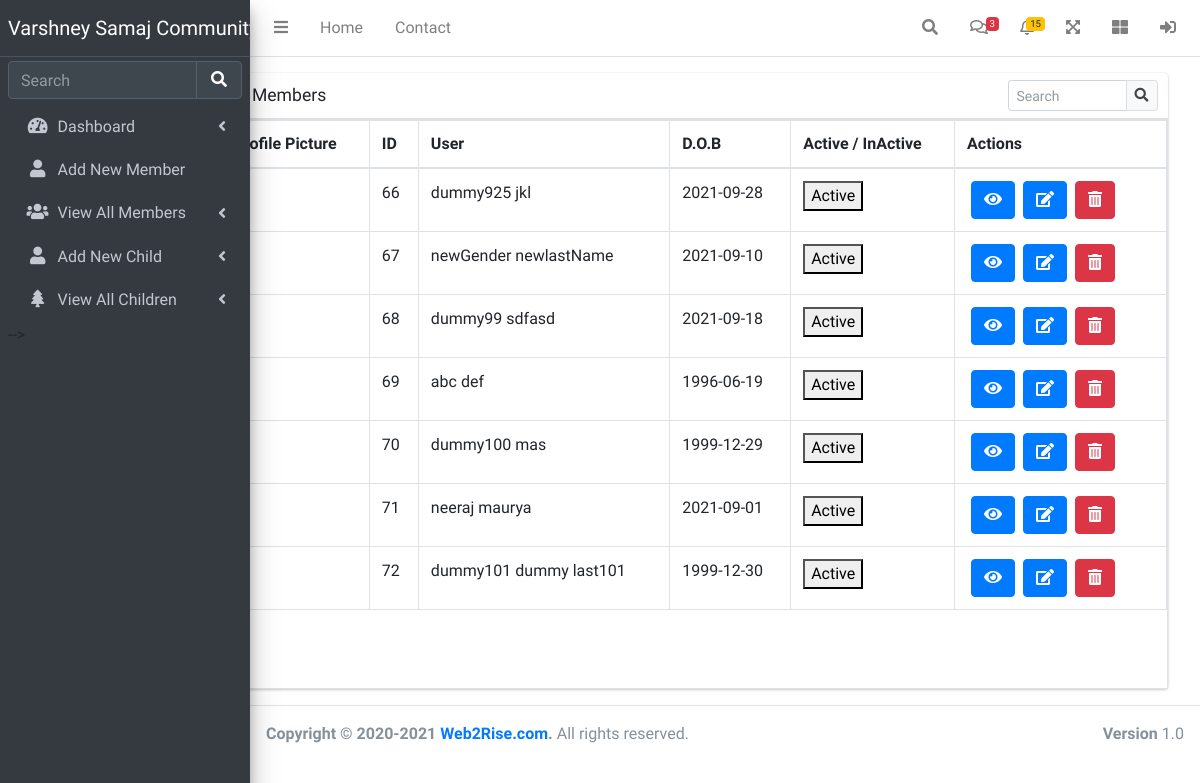
The page /server/member_table.php (signed in) on the database as committed earlier.
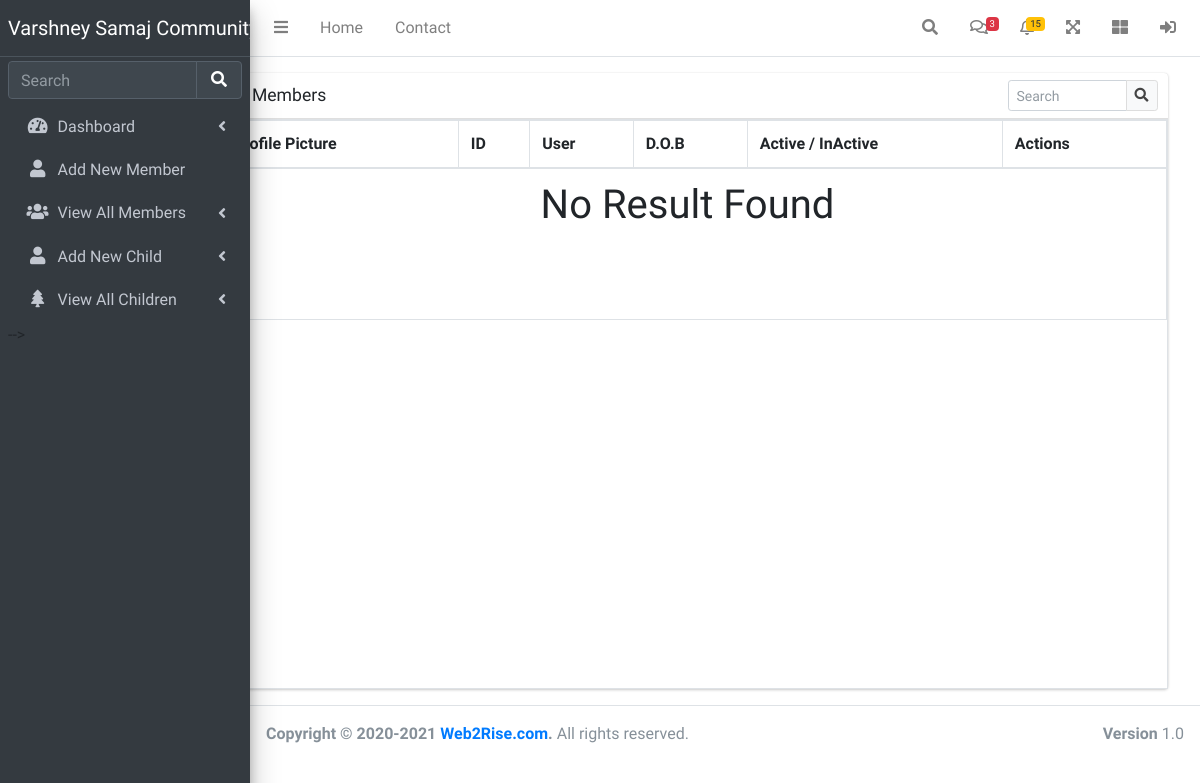
The same page on the database as committed later.
### tables this page shows
CREATE TABLE `members` (
  `id` int(11) NOT NULL,
  `firstName` varchar(20) NOT NULL,
  `lastname` varchar(20) NOT NULL,
  `mobileNo` int(30) NOT NULL,
  `email` varchar(30) NOT NULL,
  `dob` date NOT NULL,
  `gender` varchar(10) NOT NULL,
  `state` varchar(15) NOT NULL,
  `city` varchar(15) NOT NULL,
  `address` varchar(255) NOT NULL,
  `password` varchar(20) NOT NULL,
  `fatherName` varchar(20) NOT NULL,
  `motherName` varchar(20) NOT NULL,
  `lifeMemberNo` int(12) NOT NULL,
  `recieptNo` int(12) NOT NULL,
  `profilepic` varchar(255) NOT NULL,
  `status` int(10) NOT NULL DEFAULT 0,
  `isLifeMember` int(10) NOT NULL DEFAULT 0,
  `pincode` int(6) NOT NULL
);

### server/member_table.php (the view, shortened to what this page needs)
<?php
include "../db/conn.php";
include "../includes/header.php";
include "../includes/sidebar.php";
?>
<div class="container-fluid">
<div class="row">
    <div class="col-md-2"></div>
    <div class="col-md-10">
        <div class="card mt-3" style="width: 80vw;">
            <div class="card-header">
                <h3 class="card-title">All Members</h3>
                <div class="card-tools">
                    <div class="input-group input-group-sm" style="width: 150px;">
                        <input type="text" name="table_search" class="form-control float-right" placeholder="Search">
                        <div class="input-group-append">
                            <button type="submit" class="btn btn-default">
                                <i class="fas fa-search"></i>
                            </button>
                        </div>
                    </div>
                </div>
            </div>
            <div class="card-body table-bordered table-responsive p-0"style="min-height: 570px;" >
                <table class="table table-head-fixed text-nowrap" style="min-height: 200px;">
                    <thead>
                        <tr>
                            <th>Profile Picture</th>
                            <th>ID</th>
                            <th>User</th>
                            <th>D.O.B</th>
                            <th>Active / InActive</th>
                            <th>Actions</th>
                        </tr>
                    </thead>
                    <tbody>
                        <?php
                         if(isset($_GET['filter']) && $_GET['filter']=='lifemember'){
                            $sql = "SELECT * FROM members WHERE isLifeMember='1'";
                        }else{
                            $sql = "SELECT * FROM members";
                        }
                        $result = mysqli_query($conn,$sql);
                        if (mysqli_num_rows($result) > 0) {
                            while ($row = mysqli_fetch_assoc($result)) {
                                    ?>
                                <tr>
                                    <td><img src="../process/uploads/<?=$row['profilepic']?>" style="width:45px;"></td>
                                    <td><?=$row["id"]?></td>
                                    <td><?=$row["firstName"]." ".$row["lastname"];?></td>
                                    <td><?=$row["dob"]?></td>
                                    <td><button type="submit">Active</button></td>
                                    <td>
                                        <button class="btn btn-primary ml-1" data-toggle="modal" data-target="#example" onclick="fetchData(<?=$row['id'] ?>)">
                                            <i class="fas fa-eye"></i>
                                        </button>
                                        <?php if(isset($_SESSION['login']) && $_SESSION['user']=='admin'){ ?>
                                        <a href="../server/updateMember_form.php?id=<?=$row['id']?> "><button class="btn btn-primary ml-1" data-toggle="modal" data-target="#example"><i class="fas fa-edit"></i></button></a>
                                        <a href="../process/deleteMember.php?id=<?=$row['id']?>" onclick="return confirm('Are you sure?')"><button type="submit" class="btn btn-danger ml-1" id="delete"><i class="fas fa-trash-alt"></i></button></a>
                                        <?php }?>
                                    </td>
                                </tr>
                                <?php
                                    }
                                } else {
                                    echo '<tr><td colspan="6    " class="text-center"><h1>No Result Found</td></h1></tr>';
                                } ?>
                    </tbody>
                </table>
            </div>
        </div>
    </div>
    </div>
</div>
<?php
include "../includes/footer.php";
?>

### includes/header.php (shortened to what this page needs)
<!DOCTYPE html>
<html lang="en">
<head>
    <link rel="stylesheet" href="https://cdnjs.cloudflare.com/ajax/libs/font-awesome/5.15.4/css/all.min.css" />
    <link rel="stylesheet" href="../assets/style/adminlte.min.css">
</head>
<body class="hold-transition sidebar-mini">
<div class="wrapper">
  <nav class="main-header navbar navbar-expand navbar-white navbar-light">
    <ul class="navbar-nav">
      <li class="nav-item">
        <a class="nav-link" data-widget="pushmenu" href="#" role="button"><i class="fas fa-bars"></i></a>
      </li>
      <li class="nav-item d-none d-sm-inline-block">
        <a href="../../index3.html" class="nav-link">Home</a>
      </li>
      <li class="nav-item d-none d-sm-inline-block">
        <a href="#" class="nav-link">Contact</a>
      </li>
    </ul>
    <ul class="navbar-nav ml-auto">
      <li class="nav-item">
        <a class="nav-link" data-widget="navbar-search" href="#" role="button">
          <i class="fas fa-search"></i>
        </a>
      </li>
      <li class="nav-item dropdown">
        <a class="nav-link" data-toggle="dropdown" href="#">
          <i class="far fa-comments"></i>
          <span class="badge badge-danger navbar-badge">3</span>
        </a>
      </li>
      <li class="nav-item dropdown">
        <a class="nav-link" data-toggle="dropdown" href="#">
          <span class="badge badge-warning navbar-badge">15</span>
        </a>
      </li>
      <li class="nav-item">
        <a class="nav-link" data-widget="fullscreen" href="#" role="button">
          <i class="fas fa-expand-arrows-alt"></i>
        </a>
      </li>
      <li class="nav-item">
        <a class="nav-link" data-widget="control-sidebar" data-slide="true" href="#" role="button">
          <i class="fas fa-th-large"></i>
        </a>
      </li>
      <li class="nav-item">
        <a class="nav-link" data-widget="control-sidebar" data-slide="true" href="../process/logout.php" role="button">
          <i class="fas fa-sign-in-alt" title="logout" alt="logout"></i>
        </a>
      </li>
    </ul>
  </nav>

### includes/sidebar.php
<aside class="main-sidebar sidebar-dark-primary elevation-4" style="height: 100vh;">
    <a href="../server/dashboard.php" class="brand-link">
      <span class="brand-text font-weight">Varshney Samaj Community</span>
    </a>
    <div class="sidebar" style="height: 80vh;">
      <div class="form-inline mt-1">
        <div class="input-group " data-widget="sidebar-search">
          <input class="form-control form-control-sidebar" type="search" placeholder="Search" aria-label="Search">
          <div class="input-group-append">
            <button class="btn btn-sidebar">
              <i class="fas fa-search fa-fw"></i>
            </button>
          </div>
        </div>
      </div>
      <nav class="mt-2">
        <ul class="nav nav-pills nav-sidebar flex-column" data-widget="treeview" role="menu" data-accordion="false">
          <li class="nav-item">
            <a href="../server/dashboard.php" class="nav-link">
              <i class="nav-icon fas fa-tachometer-alt"></i>
              <p>
                Dashboard
                <i class="right fas fa-angle-left"></i>
              </p>
            </a>
          </li>
          <?php if(isset($_SESSION['login']) && $_SESSION['user']=='admin'){ ?>
          <li class="nav-item">
            <a href="../server/member_form.php" class="nav-link">
              <i class="nav-icon fas fa-user"></i>
              <p>
                Add New Member
              </p>
            </a>
          </li>
          <?php } ?>
          <li class="nav-item">
            <a href="../server/member_table.php" class="nav-link">
              <i class="nav-icon fas fa-users"></i>
              <p>
                View All Members
                <i class="right fas fa-angle-left"></i>
              </p>
            </a>
          </li>
          <li class="nav-item">
            <a href="../server/child_new.php" class="nav-link">
              <i class="nav-icon fas fa-user"></i>
              <p>
                Add New Child
                <i class="fas fa-angle-left right"></i>
              </p>
            </a>
          </li>
          <li class="nav-item">
            <a href="../server/childTables.php" class="nav-link">
              <i class="nav-icon fas fa-tree"></i>
              <p>
                View All Children
                <i class="fas fa-angle-left right"></i>
              </p>
            </a>
          </li>
        </ul> -->
      </nav>
    </div>
  </aside>

### includes/footer.php (shortened to what this page needs)
<footer class="main-footer" style="height:6.2vh;" >
    <div class="float-right d-none d-sm-block">
      <b>Version</b> 1.0
    </div>
    <strong>Copyright &copy; 2020-<?=date('Y')?> <a href="https://web2rise.com">Web2Rise.com</a>.</strong> All rights reserved.
  </footer>
</body>
</html>

Rows that differ between the two databases and show on the page:
removed members: id "66", firstName "dummy925", lastname "jkl", dob "2021-09-28"
removed members: id "67", firstName "newGender", lastname "newlastName", dob "2021-09-10"
removed members: id "68", firstName "dummy99", lastname "sdfasd", dob "2021-09-18"
removed members: id "69", firstName "abc", lastname "def", dob "1996-06-19"
removed members: id "70", firstName "dummy100", lastname "mas", dob "1999-12-29"
removed members: id "71", firstName "neeraj", lastname "maurya", dob "2021-09-01"
removed members: id "72", firstName "dummy101", lastname "dummy last101", dob "1999-12-30"
Other text that changed with them:
text now shown: "No Result Found"
